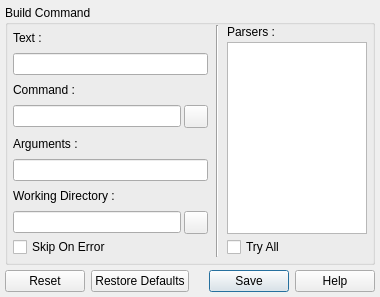
<ui version="4.0" >
 <class>UICLIToolSettings</class>
 <widget class="QWidget" name="UICLIToolSettings" >
  <property name="geometry" >
   <rect>
    <x>0</x>
    <y>0</y>
    <width>380</width>
    <height>297</height>
   </rect>
  </property>
  <property name="windowTitle" >
   <string>Interpreter Settings</string>
  </property>
  <layout class="QVBoxLayout" >
   <property name="spacing" >
    <number>3</number>
   </property>
   <property name="margin" >
    <number>5</number>
   </property>
   <item>
    <widget class="QGroupBox" name="gbBuildCommand" >
     <property name="sizePolicy" >
      <sizepolicy vsizetype="Maximum" hsizetype="Preferred" >
       <horstretch>0</horstretch>
       <verstretch>0</verstretch>
      </sizepolicy>
     </property>
     <property name="title" >
      <string>Build Command</string>
     </property>
     <layout class="QHBoxLayout" >
      <property name="spacing" >
       <number>8</number>
      </property>
      <property name="leftMargin" >
       <number>5</number>
      </property>
      <property name="topMargin" >
       <number>0</number>
      </property>
      <property name="rightMargin" >
       <number>5</number>
      </property>
      <property name="bottomMargin" >
       <number>5</number>
      </property>
      <item>
       <layout class="QGridLayout" >
        <property name="spacing" >
         <number>3</number>
        </property>
        <item row="0" column="0" colspan="2" >
         <widget class="QLabel" name="lBuildCommandText" >
          <property name="sizePolicy" >
           <sizepolicy vsizetype="Preferred" hsizetype="Expanding" >
            <horstretch>0</horstretch>
            <verstretch>0</verstretch>
           </sizepolicy>
          </property>
          <property name="text" >
           <string>Text :</string>
          </property>
         </widget>
        </item>
        <item row="1" column="0" colspan="2" >
         <widget class="QLineEdit" name="leBuildCommandText" />
        </item>
        <item row="2" column="0" colspan="2" >
         <widget class="QLabel" name="lBuildCommandCommand" >
          <property name="text" >
           <string>Command :</string>
          </property>
         </widget>
        </item>
        <item row="3" column="0" >
         <widget class="QLineEdit" name="leBuildCommandCommand" />
        </item>
        <item row="3" column="1" >
         <widget class="QToolButton" name="tbBuildCommandCommand" >
          <property name="icon" >
           <iconset resource="../../resources/resources.qrc" >
            <normaloff>:/tools/icons/tools/file.png</normaloff>:/tools/icons/tools/file.png</iconset>
          </property>
         </widget>
        </item>
        <item row="4" column="0" colspan="2" >
         <widget class="QLabel" name="lBuildCommandArguments" >
          <property name="text" >
           <string>Arguments :</string>
          </property>
         </widget>
        </item>
        <item row="5" column="0" colspan="2" >
         <widget class="QLineEdit" name="leBuildCommandArguments" />
        </item>
        <item row="6" column="0" colspan="2" >
         <widget class="QLabel" name="lBuildCommandWorkingDirectory" >
          <property name="text" >
           <string>Working Directory :</string>
          </property>
         </widget>
        </item>
        <item row="7" column="0" >
         <widget class="QLineEdit" name="leBuildCommandWorkingDirectory" />
        </item>
        <item row="7" column="1" >
         <widget class="QToolButton" name="tbBuildCommandWorkingDirectory" >
          <property name="icon" >
           <iconset resource="../../resources/resources.qrc" >
            <normaloff>:/tools/icons/tools/icon.png</normaloff>:/tools/icons/tools/icon.png</iconset>
          </property>
         </widget>
        </item>
        <item row="8" column="0" colspan="2" >
         <widget class="QCheckBox" name="cbBuildCommandSkipOnError" >
          <property name="text" >
           <string>Skip On Error</string>
          </property>
         </widget>
        </item>
       </layout>
      </item>
      <item>
       <widget class="Line" name="lBuildCommand" >
        <property name="orientation" >
         <enum>Qt::Vertical</enum>
        </property>
       </widget>
      </item>
      <item>
       <layout class="QVBoxLayout" >
        <property name="spacing" >
         <number>3</number>
        </property>
        <item>
         <widget class="QLabel" name="lBuildCommandParsers" >
          <property name="text" >
           <string>Parsers :</string>
          </property>
         </widget>
        </item>
        <item>
         <widget class="QListWidget" name="lwBuildCommandParsers" >
          <property name="maximumSize" >
           <size>
            <width>140</width>
            <height>16777215</height>
           </size>
          </property>
         </widget>
        </item>
        <item>
         <widget class="QCheckBox" name="cbBuildCommandTryAll" >
          <property name="text" >
           <string>Try All</string>
          </property>
         </widget>
        </item>
       </layout>
      </item>
     </layout>
    </widget>
   </item>
   <item>
    <spacer>
     <property name="orientation" >
      <enum>Qt::Vertical</enum>
     </property>
     <property name="sizeHint" stdset="0" >
      <size>
       <width>20</width>
       <height>0</height>
      </size>
     </property>
    </spacer>
   </item>
   <item>
    <widget class="QDialogButtonBox" name="dbbButtons" >
     <property name="standardButtons" >
      <set>QDialogButtonBox::Help|QDialogButtonBox::Reset|QDialogButtonBox::RestoreDefaults|QDialogButtonBox::Save</set>
     </property>
    </widget>
   </item>
  </layout>
 </widget>
 <resources>
  <include location="../../resources/resources.qrc" />
 </resources>
 <connections/>
</ui>
